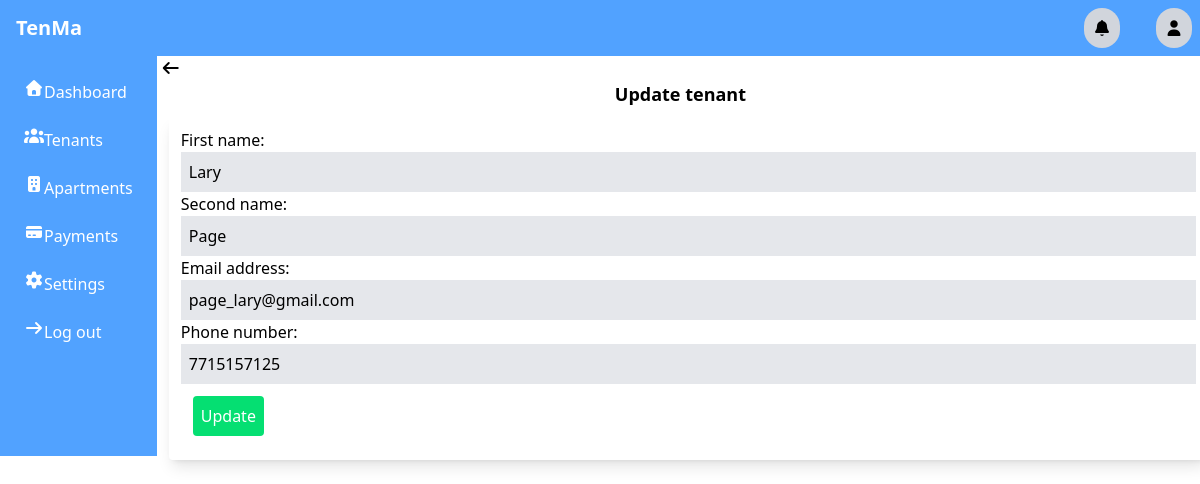
/tenants/update/3, run on the app's committed database.
### tenant_pages/models.py (models this page shows)
class Tenant(models.Model):
  first_name=models.CharField(max_length=100)
  second_name=models.CharField(max_length=100)
  email=models.EmailField()
  phone_number=models.IntegerField()
  created_at=models.DateField(auto_now_add=True)
  updated_at=models.DateField(auto_now=True)
  def __str__(self):
     return f'{{self.first_name}} {{self.second_name}}'

### tenant_pages/views.py (the view)
# urls.py: path("update/<int:tenant_id>",views.update_tenant,name="update_tenant"),
def update_tenant(request,tenant_id):
  tenant=get_object_or_404(Tenant,id=tenant_id)
  print(tenant)
  if request.method=="POST":
    form=TenantForm(request.POST,instance=tenant)
    if form.is_valid():
      form.save()
      messages.success(request,"<p class='bg-green-100 p-2>Tenant updated successfully</p>")
      return redirect("tenants")
    else:
      messages.error(request,"Fail to update tenant")
  else:
    form=TenantForm(instance=tenant)
  return render(request,"update_tenant.html",{"form": form})

### tenant_pages/forms.py
class TenantForm(forms.ModelForm):
  class Meta:
     model=Tenant
     fields=["first_name","second_name","email","phone_number"]
     labels={
       "first_name":"First name",
       "second_name":"Second name",
       "email":"Email address",
       "phone_number":"Phone number"
     }
     widgets={
      "first_name": forms.TextInput(attrs={"class":"outline-gray-400 bg-gray-200 p-2 focus:outline-gray-500 border-1 border-none block w-full"}),
       "second_name": forms.TextInput(attrs={"class":"outline-gray-400 bg-gray-200 p-2 focus:outline-gray-500 border-1 border-none block w-full"}),
       "email": forms.EmailInput(attrs={"class":"outline-gray-400 bg-gray-200 p-2 focus:outline-gray-500 border-1 border-none block w-full"}),
       "phone_number": forms.TelInput(attrs={"class":"outline-gray-400 bg-gray-200 p-2 focus:outline-gray-500 border-1 border-none block w-full","required":True})
    }

### tenant_pages/templates/update_tenant.html (shortened to what this page needs)
{% extends "super/base.html"%}
{% block content%}
 <div class="w-full">
   <button onclick="history.back()"><i class="fa-solid fa-arrow-left"></i></button>
     <h3 class="text-lg font-bold text-center">Update tenant</h3>
      <form method="post" class="shadow-lg rounded m-2 p-3 w-full">
        {{form.as_p}}
        <button type="submit" class="bg-green-400 rounded text-white active:bg-green-600 m-3 p-2 ">Update</button>
      </form>
</div>
{% endblock %}

### data on the page
Tenant: first_name "Lary", second_name "Page", email "page_lary@gmail.com", phone_number "7715157125"
